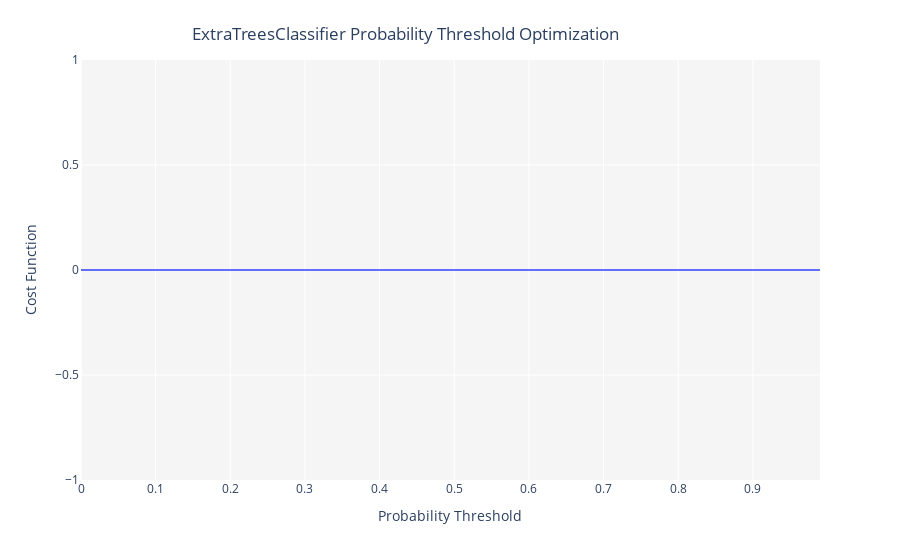

Write notebook code for a chart like this one.
### Code cell
%%time

# This function optimizes probability threshold for a trained model using custom cost function that can be defined using combination of True Positives, True Negatives, False Positives (also known as Type I error), and False Negatives (Type II error). This function returns a plot of optimized cost as a function of probability threshold between 0 to 100.
# Returns a plot of optimized cost as a function of probability threshold between 0 to 100.
optimize_threshold(
    estimator = et20
    , true_positive = 0
    , true_negative = 0
    , false_positive = 0
    , false_negative = 0
)

DoneNotice(2000)

### Figure 1 — Plotly figure (JSON) as saved in the notebook; plotly's stock layout.template omitted (floating-point values rounded to 4 significant figures)
{"data": [{"hoverlabel": {"namelength": 0}, "hovertemplate": "Probability Threshold=%{x}<br>Cost Function=%{y}", "legendgroup": "", "line": {"color": "#636efa", "dash": "solid", "shape": "linear"}, "mode": "lines", "name": "", "showlegend": false, "type": "scatter", "x": [0, 0.01, 0.02, 0.03, 0.04, 0.05, 0.06, 0.07, 0.08, 0.09, 0.1, 0.11, 0.12, 0.13, 0.14, 0.15, 0.16, 0.17, 0.18, 0.19, 0.2, 0.21, 0.22, 0.23, 0.24, 0.25, 0.26, 0.27, 0.28, 0.29, 0.3, 0.31, 0.32, 0.33, 0.34, 0.35, 0.36, 0.37, 0.38, 0.39, 0.4, 0.41, 0.42, 0.43, 0.44, 0.45, 0.46, 0.47, 0.48, 0.49, 0.5, 0.51, 0.52, 0.53, 0.54, 0.55, 0.56, 0.57, 0.58, 0.59, 0.6, 0.61, 0.62, 0.63, 0.64, 0.65, 0.66, 0.67, 0.68, 0.69, 0.7, 0.71, 0.72, 0.73, 0.74, 0.75, 0.76, 0.77, 0.78, 0.79, 0.8, 0.81, 0.82, 0.83, 0.84, 0.85, 0.86, 0.87, 0.88, 0.89, 0.9, 0.91, 0.92, 0.93, 0.94, 0.95, 0.96, 0.97, 0.98, 0.99], "xaxis": "x", "y": [0, 0, 0, 0, 0, 0, 0, 0, 0, 0, 0, 0, 0, 0, 0, 0, 0, 0, 0, 0, 0, 0, 0, 0, 0, 0, 0, 0, 0, 0, 0, 0, 0, 0, 0, 0, 0, 0, 0, 0, 0, 0, 0, 0, 0, 0, 0, 0, 0, 0, 0, 0, 0, 0, 0, 0, 0, 0, 0, 0, 0, 0, 0, 0, 0, 0, 0, 0, 0, 0, 0, 0, 0, 0, 0, 0, 0, 0, 0, 0, 0, 0, 0, 0, 0, 0, 0, 0, 0, 0, 0, 0, 0, 0, 0, 0, 0, 0, 0, 0], "yaxis": "y"}], "layout": {"legend": {"tracegroupgap": 0}, "margin": {"t": 60}, "plot_bgcolor": "rgb(245,245,245)", "shapes": [{"line": {"color": "red", "width": 2}, "type": "line", "x0": 0, "x1": 0, "y0": 0, "y1": 0}], "title": {"text": "ExtraTreesClassifier Probability Threshold Optimization", "x": 0.45, "xanchor": "center", "y": 0.95, "yanchor": "top"}, "xaxis": {"anchor": "y", "domain": [0, 1], "title": {"text": "Probability Threshold"}}, "yaxis": {"anchor": "x", "domain": [0, 1], "title": {"text": "Cost Function"}}}}
